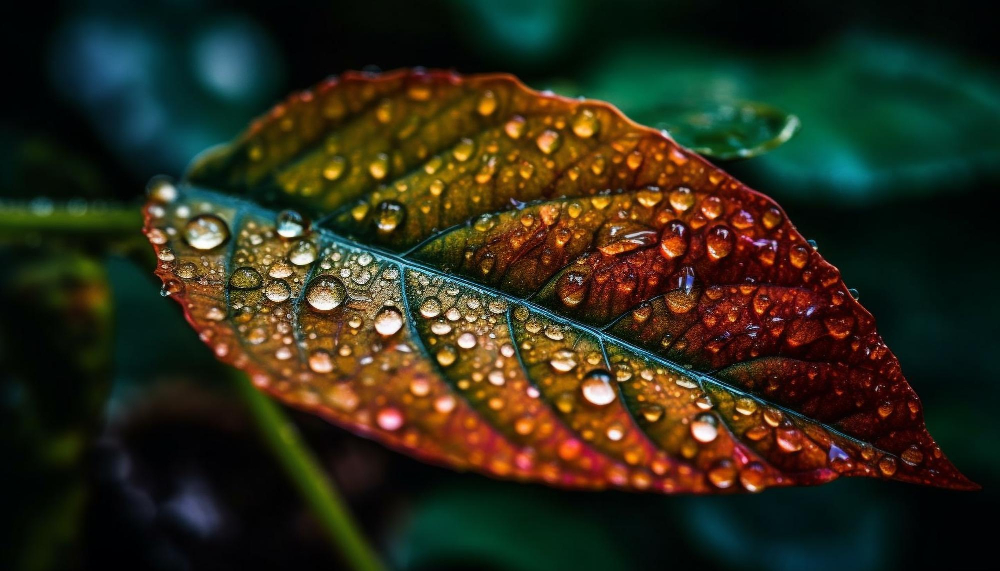
#> input picture Sem V/CV Lab/Lab 02/image.jpg, 1000 x 571 px
$ python Q1.py
#> lines starting #> are read from the running program, lines starting #| are printed output that depends on the picture
import cv2
import numpy as np
def manual_histogram_equalization(image):

        if len(image.shape) != 2:
            raise ValueError("The input image must be grayscale")

        hist = np.zeros(256, dtype=int)
        for pixel_value in image.ravel():
            hist[pixel_value] += 1

        cdf = np.cumsum(hist)
        cdf_normalized = cdf * 255 / cdf[-1]
        lookup_table = np.floor(cdf_normalized).astype(np.uint8)
        equalized_image = lookup_table[image]
        return equalized_image

image = cv2.imread('image.jpg', cv2.IMREAD_GRAYSCALE)
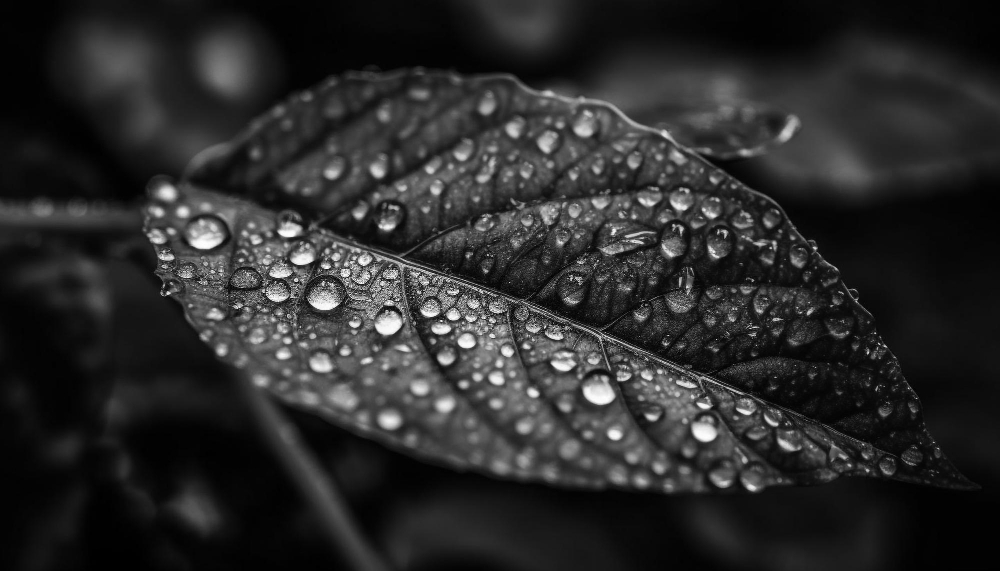
#> image: shape (571, 1000); min 0, max 255, mean 42.4

equalized_image = manual_histogram_equalization(image)
#> the loop in manual_histogram_equalization, `for pixel_value in image.ravel():` made 571000 passes
#> pixel_value on passes 1, 2, 5: 3, 3, 3
#> after the loop in manual_histogram_equalization, `for pixel_value in image.ravel():`: hist = 256 values, max 18836 at index 4, min 1 at index 255, mean 2230.5
#> in manual_histogram_equalization, `cdf = np.cumsum(hist)`: cdf = 256 values from 1082 to 571000
#> in manual_histogram_equalization, `cdf_normalized = cdf * 255 / cdf[-1]`: cdf_normalized = 256 values from 0.483 to 255
#> in manual_histogram_equalization, `lookup_table = np.floor(cdf_normalized).astype(np.uint8)`: lookup_table = 256 values from 0 to 255
#> in manual_histogram_equalization, `equalized_image = lookup_table[image]`:
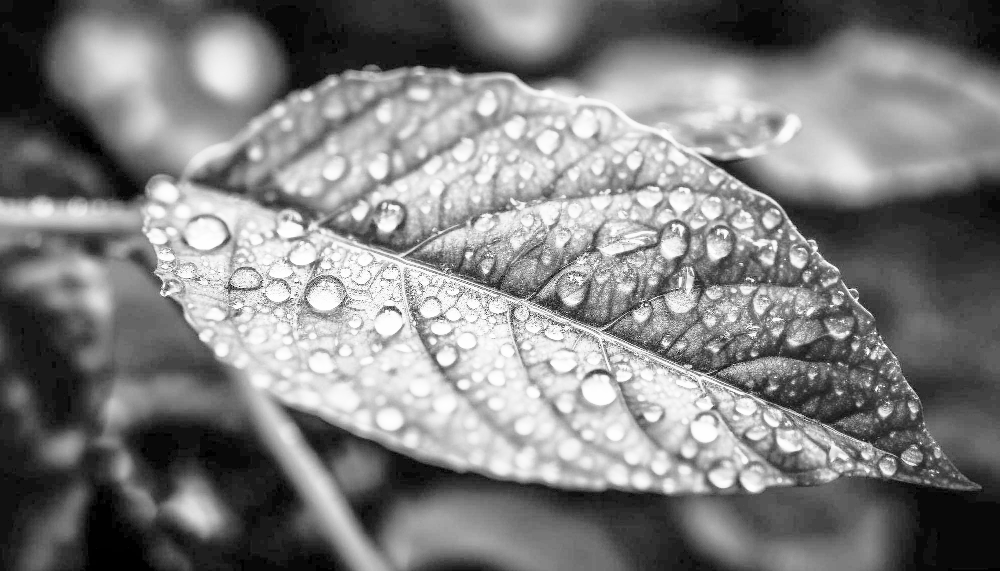
#> equalized_image: shape (571, 1000); min 0, max 255, mean 128.6

cv2.imshow('Original Grayscale Image', image)
cv2.imshow('Equalized Image', equalized_image)


cv2.waitKey(0)
cv2.destroyAllWindows()
